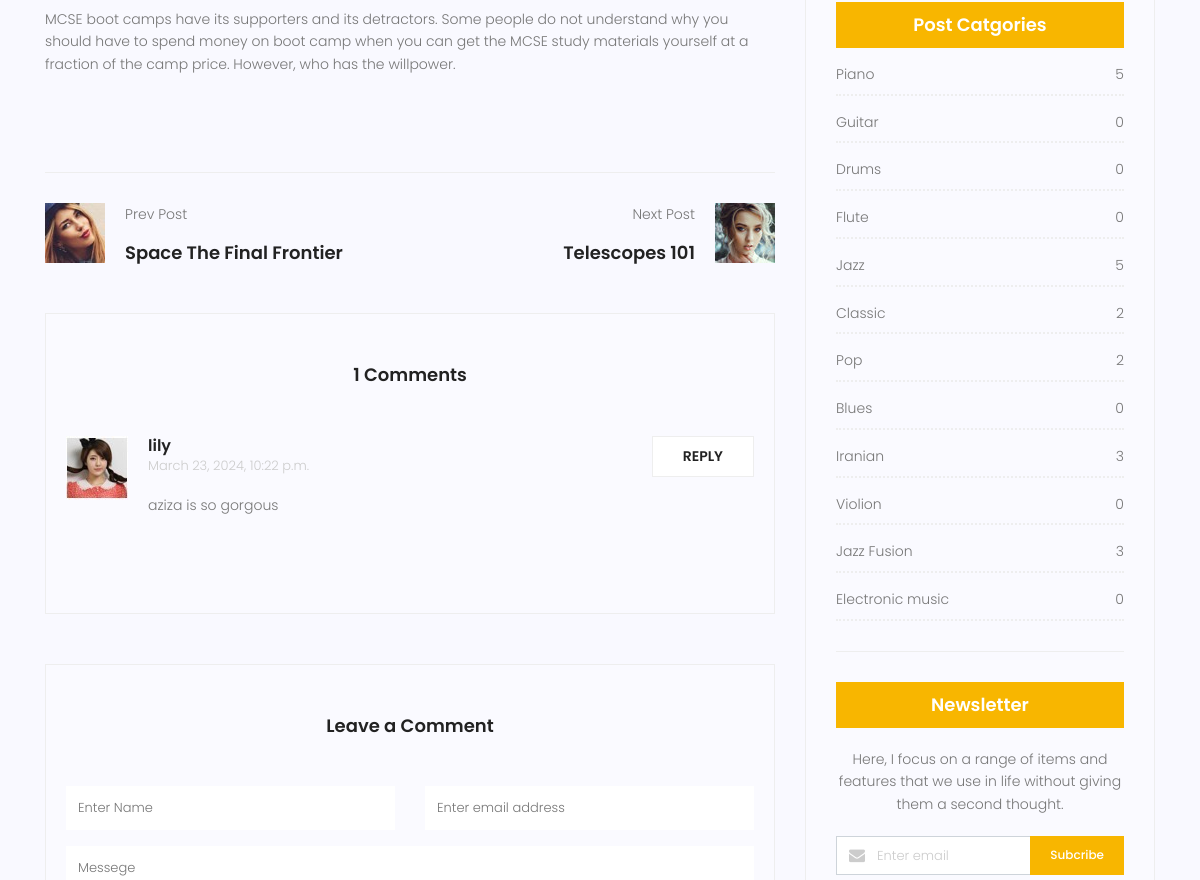
The page /blog/6 (middle part) on the database as committed earlier.
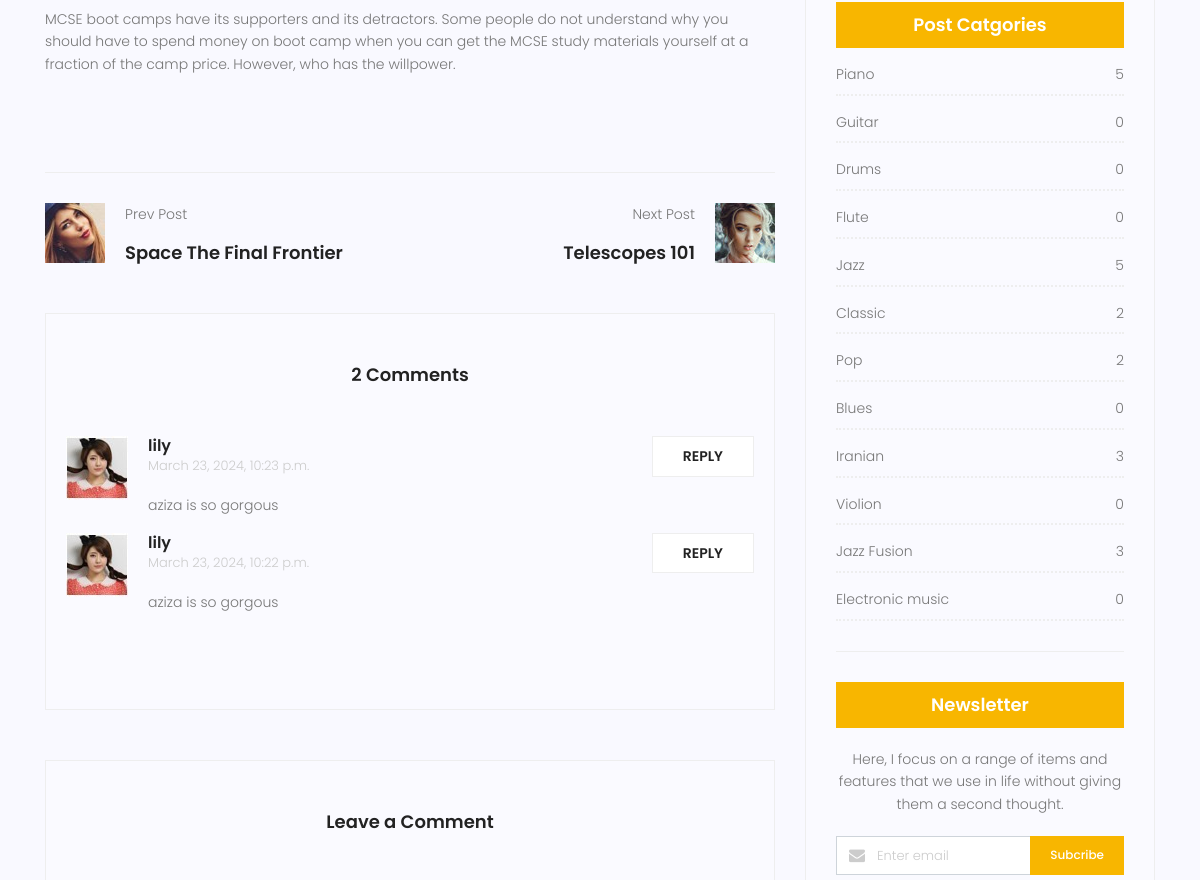
The same page on the database as committed later.
### blog/models.py (models this page shows, shortened)
class Comment(models.Model):
   post = models.ForeignKey(Post, on_delete=models.CASCADE)
   name = models.CharField(max_length=255)
   email = models.EmailField()
   content = models.TextField()
   created_date = models.DateTimeField(auto_now_add=True)
   approved = models.BooleanField(default=False)
   class Meta:
       ordering = ['-created_date']

class Category(models.Model):
  name = models.CharField(max_length=255)
  def __str__(self):
    return self.name

### blog/views.py (the view, shortened to what this page needs)
# urls.py: path('<int:pid>', views.blog_single, name='single'),
def blog_single(request,pid):
  categories = Category.objects.all()
  post = Post.objects.get(pk=pid)
  tracks = Track.objects.filter(post=post.id)
  form = Comment_form()
  comments = Comment.objects.filter(post=post.id, approved=True)
  return render(request, 'blog/blog-single.html', {
      'post':post,
      'tracks':tracks,
      'categories':categories,
      'comments':comments,
      'form':form
    })

### blog/forms.py
class Comment_form(forms.ModelForm):
  class Meta:
    model = Comment
    fields = ['content','name','email','post']

### blog/templatetags/blog_tags.py (called while the page is built)
@register.inclusion_tag('blog/post-categories.html')
def post_categories():
  category_counts = Category.objects.annotate(
  post_count=Count('post'))
  cat_dict = {}
  for category in category_counts:
    category_name = category.name
    post_count = category.post_count
    cat_dict[category_name] = post_count
  return {
    'categories':cat_dict
  }

@register.inclusion_tag('blog/popular.html')
def popular_posts():
  posts = Post.objects.filter(approved=True).order_by('-counted_views')[:4]
  return {
    'posts':posts
  }

### templates/blog/blog-single.html (shortened to what this page needs)
{% extends 'base.html' %}
{% load static %}
{% load humanize %}
{% load blog_tags %}
{% block content %}
<section class="post-content-area single-post-area">
	<div class="container">
		<div class="row">
			<div class="col-lg-8 posts-list">
				<div class="single-post row">
					<div class="col-lg-12">
						<div class="row mt-30 mb-30">
							<div class="col-lg-12 mt-30">
								<p>
									MCSE boot camps have its supporters and its detractors. Some people do not understand why you should
									have to spend money on boot camp when you can get the MCSE study materials yourself at a fraction of
									the camp price. However, who has the willpower.
								</p>
							</div>
						</div>
					</div>
				</div>
				<div class="navigation-area">
					<div class="row">
						<div class="col-lg-6 col-md-6 col-12 nav-left flex-row d-flex justify-content-start align-items-center">
							<div class="thumb">
								<a href="#"><img class="img-fluid" src="{% static 'img/blog/prev.jpg' %}" alt=""></a>
							</div>
							<div class="arrow">
								<a href="#"></a>
							</div>
							<div class="detials">
								<p>Prev Post</p>
								<a href="#">
									<h4>Space The Final Frontier</h4>
								</a>
							</div>
						</div>
						<div class="col-lg-6 col-md-6 col-12 nav-right flex-row d-flex justify-content-end align-items-center">
							<div class="detials">
								<p>Next Post</p>
								<a href="#">
									<h4>Telescopes 101</h4>
								</a>
							</div>
							<div class="arrow">
								<a href="#"></a>
							</div>
							<div class="thumb">
								<a href="#"><img class="img-fluid" src="{% static 'img/blog/next.jpg' %}" alt=""></a>
							</div>
						</div>
					</div>
				</div>
				<div class="comments-area">
					<h4>{{comments|length}} Comments</h4>
					<div class="comment-list">
						{% for comment in comments %}
						<div class="single-comment justify-content-between d-flex">
							<div class="user justify-content-between d-flex">
								<div class="thumb">
									<img src="{% static 'img/blog/c4.jpg' %}" alt="">
								</div>
								<div class="desc">
									<h5><a href="#">{{comment.name}}</a></h5>
									<p class="date">{{comment.created_date}}</p>
									<p class="comment">
										{{comment.content}}
									</p>
								</div>
							</div>
							<div class="reply-btn">
								<a href="" class="btn-reply text-uppercase">reply</a>
							</div>
						</div>
						{% empty %}
						<p>No comments yet, be the first one to say something</p>
						{% endfor %}
					</div>
				</div>
				<div class="comment-form">
					<h4>Leave a Comment</h4>
						<form action="{% url 'blog:single' pid=post.id %}", method="post">
						<div class="form-group form-inline">
							<div class="form-group col-lg-6 col-md-12 name">
								<input type="text" class="form-control" name="name" placeholder="Enter Name"
									onfocus="this.placeholder = ''" onblur="this.placeholder = 'Enter Name'">
							</div>
							<div class="form-group col-lg-6 col-md-12 email">
								<input type="email" class="form-control" name="email" placeholder="Enter email address"
									onfocus="this.placeholder = ''" onblur="this.placeholder = 'Enter email address'">
							</div>
						</div>
						<div class="form-group">
							<textarea class="form-control mb-10" rows="5" name="content" placeholder="Messege"
								onfocus="this.placeholder = ''" onblur="this.placeholder = 'Messege'" required=""></textarea>
						</div>
					</form>
				</div>
			</div>
			<div class="col-lg-4 sidebar-widgets">
				<div class="widget-wrap">
					{% post_categories %}
					{% include 'blog/newsletter.html' %}
				</div>
			</div>
		</div>
	</div>
</section>
{% endblock %}

### templates/base.html (shortened to what this page needs)
{% load static %}
<!DOCTYPE html>
<html lang="zxx" class="no-js">
<head>
    <link rel="stylesheet" href="{% static 'css/linearicons.css' %}">
    <link rel="stylesheet" href="{% static 'css/font-awesome.min.css' %}">
    <link rel="stylesheet" href="{% static 'css/bootstrap.css' %}">
    <link rel="stylesheet" href="{% static 'css/magnific-popup.css' %}">
    <link rel="stylesheet" href="{% static 'css/jquery-ui.css' %}">
    <link rel="stylesheet" href="{% static 'css/nice-select.css' %}">
    <link rel="stylesheet" href="{% static 'css/animate.min.css' %}">
    <link rel="stylesheet" href="{% static 'css/owl.carousel.css' %}">
    <link rel="stylesheet" href="{% static 'css/main.css' %}">
  </head>
  <body>
    {% block content %}
    {% endblock %}
		</body>
	</html>

### templates/blog/search.html (shortened to what this page needs)
{% load static %}

### templates/blog/writer.html (shortened to what this page needs)
{% load static %}

### templates/blog/ads.html (shortened to what this page needs)
{% load static %}

### templates/blog/popular.html (shortened to what this page needs)
{% load static %}
{% load blog_tags %}
{% load humanize %}

### templates/blog/post-categories.html
{% load static %}
<div class="single-sidebar-widget post-category-widget">
  <h4 class="category-title">Post Catgories</h4>
  <ul class="cat-list">
    {% for cat,value in categories.items %}
    <li>
      <a href="{% url 'blog:category' cat_name=cat %}" class="d-flex justify-content-between">
        <p>{{cat}}</p>
        <p>{{value}}</p>
      </a>
    </li>
    {% endfor %}
  </ul>
</div>

### templates/blog/newsletter.html (shortened to what this page needs)
	{% load static %}
								<div class="single-sidebar-widget newsletter-widget">
									<h4 class="newsletter-title">Newsletter</h4>
									<p>
										Here, I focus on a range of items and features that we use in life without
										giving them a second thought.
									</p>
									<div class="form-group d-flex flex-row">
									   <div class="col-autos">
									      <div class="input-group">
									        <div class="input-group-prepend">
									          <div class="input-group-text"><i class="fa fa-envelope" aria-hidden="true"></i>
											</div>
									        </div>
									        <input type="text" class="form-control" id="inlineFormInputGroup" placeholder="Enter email" onfocus="this.placeholder = ''" onblur="this.placeholder = 'Enter email'" >
									      </div>
									    </div>
									    <a href="#" class="bbtns">Subcribe</a>
									</div>
								</div>

### statics/css/main.css (style rules this page uses)
body { color: #777777; font-family: "Poppins", sans-serif; font-size: 14px; font-weight: 300; line-height: 1.625em; position: relative; }
ol, ul { margin: 0; padding: 0; list-style: none; }
h1, h2, h3, h4, h5, h6 { font-family: "Poppins", sans-serif; color: #222222; line-height: 1.2em !important; margin-bottom: 0; margin-top: 0; font-weight: 600; }
h4, .h4 { font-size: 18px; }
h5, .h5 { font-size: 16px; }
.mt-30 { margin-top: 30px; }
.mb-30 { margin-bottom: 30px; }
h4 { font-size: 18px; }
h5 { font-size: 16px; }
h1, h2, h3, h4, h5, h6 { line-height: 1.5em; }
.post-content-area { background-color: #f9f9ff; }
.post-content-area .single-post { margin-bottom: 50px; }
.sidebar-widgets { padding-bottom: 120px; }
.widget-wrap { background: #fafaff; padding: 20px 0px; border: 1px solid #eee; }
.widget-wrap .single-sidebar-widget { margin: 30px 30px; padding-bottom: 30px; border-bottom: 1px solid #eee; }
.widget-wrap .post-category-widget .category-title { background: #f8b600; color: #fff; text-align: center; padding: 12px 0px; }
.widget-wrap .post-category-widget .cat-list li { padding-top: 15px; padding-bottom: 8px; border-bottom: 2px dotted #eee; -webkit-transition: all 0.3s ease 0s; -moz-transition: all 0.3s ease 0s; -o-transition: all 0.3s ease 0s; transition: all 0.3s ease 0s; }
.widget-wrap .post-category-widget .cat-list li p { font-weight: 300; font-size: 14px; margin-bottom: 0px; -webkit-transition: all 0.3s ease 0s; -moz-transition: all 0.3s ease 0s; -o-transition: all 0.3s ease 0s; transition: all 0.3s ease 0s; }
.widget-wrap .post-category-widget .cat-list li a { color: #777777; }
.widget-wrap .newsletter-widget .newsletter-title { background: #f8b600; color: #fff; text-align: center; padding: 12px 0px; }
.widget-wrap .newsletter-widget .col-autos { width: 100%; }
.widget-wrap .newsletter-widget p { text-align: center; margin: 20px 0px; }
.widget-wrap .newsletter-widget .bbtns { background: #f8b600; color: #fff; font-size: 12px; font-weight: 500; padding: 8px 20px; border-radius: 0; }
.widget-wrap .newsletter-widget .input-group-text { background: #fff; border-radius: 0px; vertical-align: top; }
.widget-wrap .newsletter-widget .input-group-text i { color: #ccc; margin-top: -1px; }
.widget-wrap .newsletter-widget .form-control { border-left: none !important; border-right: none !important; border-radius: 0px; font-size: 13px; color: #ccc; padding: 9px; padding-left: 0px; }
.single-post-area { padding-top: 80px; padding-bottom: 80px; }
.single-post-area .arrow { position: absolute; }
.single-post-area .navigation-area { border-top: 1px solid #eee; padding-top: 30px; }
.single-post-area .navigation-area .nav-left { text-align: left; }
.single-post-area .navigation-area .nav-left .thumb { margin-right: 20px; background: #000; }
.single-post-area .navigation-area .nav-left .thumb img { -webkit-transition: all 0.3s ease 0s; -moz-transition: all 0.3s ease 0s; -o-transition: all 0.3s ease 0s; transition: all 0.3s ease 0s; }
.single-post-area .navigation-area .nav-right { text-align: right; }
.single-post-area .navigation-area .nav-right .thumb { margin-left: 20px; background: #000; }
.single-post-area .navigation-area .nav-right .thumb img { -webkit-transition: all 0.3s ease 0s; -moz-transition: all 0.3s ease 0s; -o-transition: all 0.3s ease 0s; transition: all 0.3s ease 0s; }
.comments-area { background: #fafaff; border: 1px solid #eee; padding: 50px 20px; margin-top: 50px; }
.comments-area h4 { text-align: center; margin-bottom: 50px; }
.comments-area a { color: #222; }
.comments-area .comment-list { padding-bottom: 30px; }
.comments-area .thumb { margin-right: 20px; }
.comments-area .date { font-size: 13px; color: #cccccc; }
.comments-area .comment { color: #777777; }
.comments-area .btn-reply { background-color: #fff; color: #222; border: 1px solid #eee; padding: 8px 30px; display: block; font-weight: 600; -webkit-transition: all 0.3s ease 0s; -moz-transition: all 0.3s ease 0s; -o-transition: all 0.3s ease 0s; transition: all 0.3s ease 0s; }
.comment-form { background: #fafaff; text-align: center; border: 1px solid #eee; padding: 50px 20px; margin-top: 50px; }
.comment-form h4 { text-align: center; margin-bottom: 50px; }

Rows that differ between the two databases and show on the page:
now on this page (row edited): Comment: name "lily", created_date "March 23, 2024, 10:23 p.m.", content "aziza is so gorgous"
Other text that changed with them:
{{ comments|length }}: "1" → "2"
